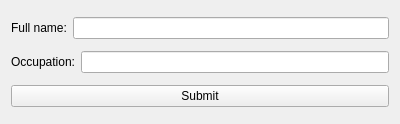
<?xml version="1.0" encoding="UTF-8"?>
<ui version="4.0">
 <class>Widget</class>
 <widget class="QWidget" name="Widget">
  <property name="geometry">
   <rect>
    <x>0</x>
    <y>0</y>
    <width>400</width>
    <height>124</height>
   </rect>
  </property>
  <property name="windowTitle">
   <string>Form</string>
  </property>
  <layout class="QVBoxLayout" name="verticalLayout">
   <item>
    <layout class="QHBoxLayout" name="horizontalLayout">
     <item>
      <widget class="QLabel" name="label">
       <property name="text">
        <string>Full name:</string>
       </property>
      </widget>
     </item>
     <item>
      <widget class="QLineEdit" name="full_name_line_edit"/>
     </item>
    </layout>
   </item>
   <item>
    <layout class="QHBoxLayout" name="horizontalLayout_2">
     <item>
      <widget class="QLabel" name="label_2">
       <property name="text">
        <string>Occupation:</string>
       </property>
      </widget>
     </item>
     <item>
      <widget class="QLineEdit" name="occupation_line_edit"/>
     </item>
    </layout>
   </item>
   <item>
    <widget class="QPushButton" name="submit_button">
     <property name="text">
      <string>Submit</string>
     </property>
    </widget>
   </item>
  </layout>
 </widget>
 <resources/>
 <connections/>
</ui>
